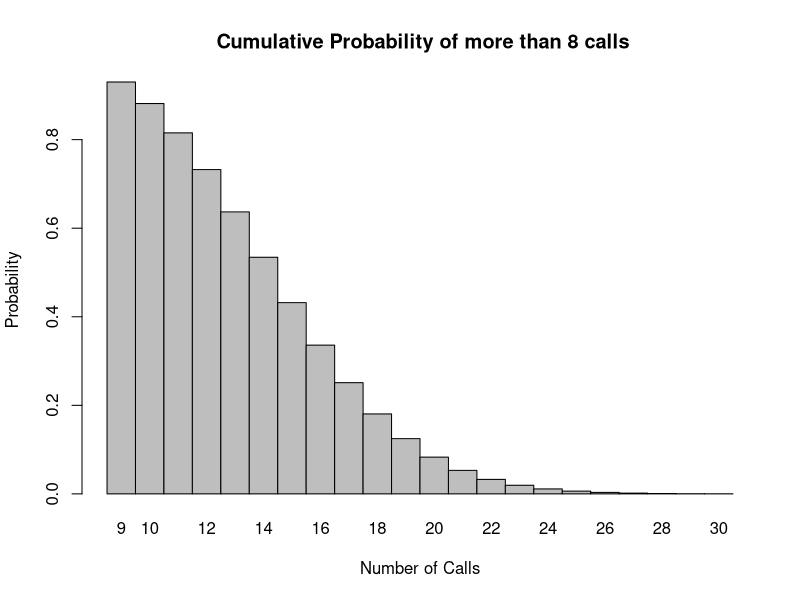
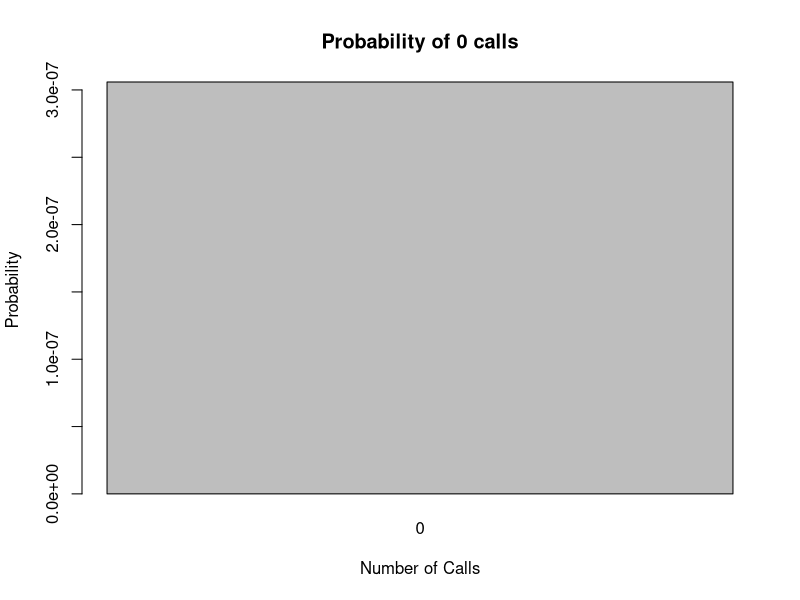
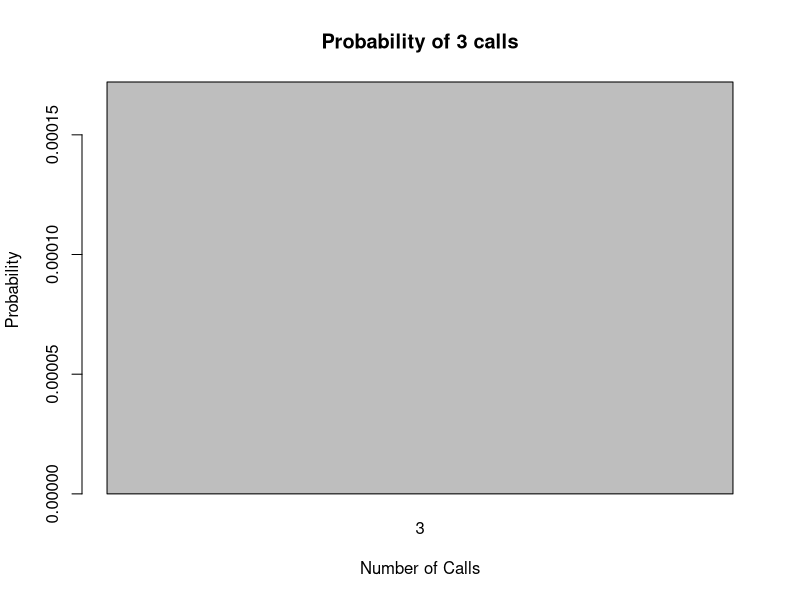
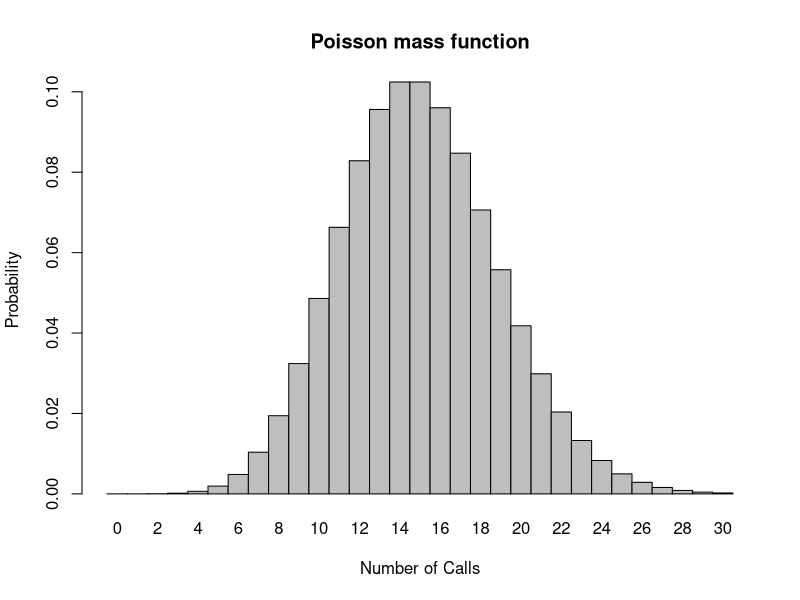
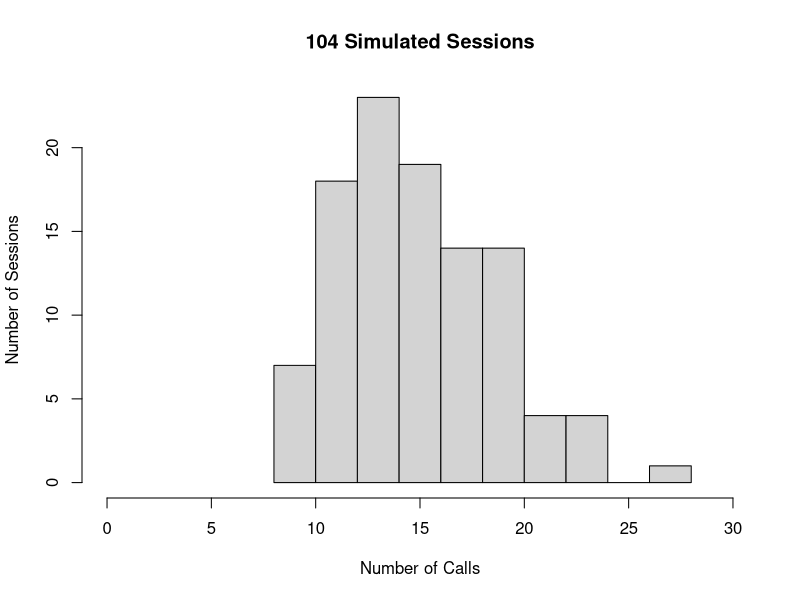

These charts were generated, in order, by the following R code:
## ---- chunk 1
x <- 9:30
l = 15
probset <- ppois(x, l, lower.tail = FALSE) #ppois gives cumulative probability. 
# lower.tail = TRUE cumulative probability that there will be x or fewer successes.
# lower.tail = FALSE cumulative probability that there will be more than x successes.

barplot(probset, names.arg = x, space = 0, xlab = "Number of Calls", ylab = "Probability", main = " Cumulative Probability of more than 8 calls")

probset[1] # probability that she will hear 9 or more calls. 
## ---- chunk 2
y <- 0
l = 15
probset1 <- dpois(y, l) #dpois the probability that there will be x successes
barplot(probset1, names.arg = y, space = 0, xlab = "Number of Calls", ylab = "Probability", main = "Probability of 0 calls")
probset1 # probability of hearing zero calls
## ---- chunk 3
z <- 3
l = 15
probset2 <- dpois(z, l)
barplot(probset2, names.arg = z, space = 0, xlab = "Number of Calls", ylab = "Probability", main = "Probability of 3 calls")
probset2 # probability of hearing 3 calls
## ---- chunk 4
a <- 0:30
l = 15
probset3 <- dpois(a, l) # probabilities of number of calls from 0 to 30
barplot(probset3, names.arg = a, space = 0, xlab = "Number of Calls", ylab = "Probability", main = "Poisson mass function")
## ---- chunk 5
b <- rpois(104, 15) # rpois(n, lambda). n is number of trials

## ---- chunk 6
hist(b, xlim = c(0,30), main = "104 Simulated Sessions", xlab = "Number of Calls", ylab = "Number of Sessions" )

